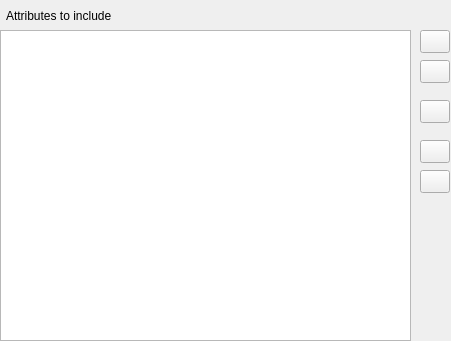
<?xml version="1.0" encoding="UTF-8"?>
<ui version="4.0">
 <class>widgetAttributes</class>
 <widget class="QWidget" name="widgetAttributes">
  <property name="geometry">
   <rect>
    <x>0</x>
    <y>0</y>
    <width>451</width>
    <height>341</height>
   </rect>
  </property>
  <property name="windowTitle">
   <string>Form</string>
  </property>
  <widget class="QTreeView" name="tree_attributes">
   <property name="geometry">
    <rect>
     <x>0</x>
     <y>30</y>
     <width>411</width>
     <height>311</height>
    </rect>
   </property>
  </widget>
  <widget class="QLabel" name="lb_attributes">
   <property name="geometry">
    <rect>
     <x>6</x>
     <y>0</y>
     <width>141</width>
     <height>31</height>
    </rect>
   </property>
   <property name="text">
    <string>Attributes to include</string>
   </property>
  </widget>
  <widget class="QWidget" name="widget_attribute_buttons" native="true">
   <property name="geometry">
    <rect>
     <x>420</x>
     <y>30</y>
     <width>31</width>
     <height>171</height>
    </rect>
   </property>
   <widget class="QPushButton" name="btn_range">
    <property name="geometry">
     <rect>
      <x>0</x>
      <y>70</y>
      <width>30</width>
      <height>23</height>
     </rect>
    </property>
    <property name="toolTip">
     <string>Edit Grouping</string>
    </property>
    <property name="text">
     <string/>
    </property>
    <property name="icon">
     <iconset resource="resources/SIDDResource.qrc">
      <normaloff>:/imgs/icons/cog.png</normaloff>:/imgs/icons/cog.png</iconset>
    </property>
   </widget>
   <widget class="QPushButton" name="btn_move_up">
    <property name="geometry">
     <rect>
      <x>0</x>
      <y>30</y>
      <width>30</width>
      <height>23</height>
     </rect>
    </property>
    <property name="toolTip">
     <string>Move up</string>
    </property>
    <property name="text">
     <string/>
    </property>
    <property name="icon">
     <iconset resource="resources/SIDDResource.qrc">
      <normaloff>:/imgs/icons/arrow_up.png</normaloff>:/imgs/icons/arrow_up.png</iconset>
    </property>
   </widget>
   <widget class="QPushButton" name="btn_move_bottom">
    <property name="geometry">
     <rect>
      <x>0</x>
      <y>140</y>
      <width>30</width>
      <height>23</height>
     </rect>
    </property>
    <property name="toolTip">
     <string>Move to Bottom</string>
    </property>
    <property name="text">
     <string/>
    </property>
    <property name="icon">
     <iconset resource="resources/SIDDResource.qrc">
      <normaloff>:/imgs/icons/arrow_bottom.png</normaloff>:/imgs/icons/arrow_bottom.png</iconset>
    </property>
   </widget>
   <widget class="QPushButton" name="btn_move_down">
    <property name="geometry">
     <rect>
      <x>0</x>
      <y>110</y>
      <width>30</width>
      <height>23</height>
     </rect>
    </property>
    <property name="toolTip">
     <string>Move Down</string>
    </property>
    <property name="text">
     <string/>
    </property>
    <property name="icon">
     <iconset resource="resources/SIDDResource.qrc">
      <normaloff>:/imgs/icons/arrow_down.png</normaloff>:/imgs/icons/arrow_down.png</iconset>
    </property>
   </widget>
   <widget class="QPushButton" name="btn_move_top">
    <property name="geometry">
     <rect>
      <x>0</x>
      <y>0</y>
      <width>30</width>
      <height>23</height>
     </rect>
    </property>
    <property name="toolTip">
     <string>Move to Top</string>
    </property>
    <property name="text">
     <string/>
    </property>
    <property name="icon">
     <iconset resource="resources/SIDDResource.qrc">
      <normaloff>:/imgs/icons/arrow_top.png</normaloff>:/imgs/icons/arrow_top.png</iconset>
    </property>
   </widget>
  </widget>
 </widget>
 <resources>
  <include location="resources/SIDDResource.qrc"/>
 </resources>
 <connections/>
</ui>
